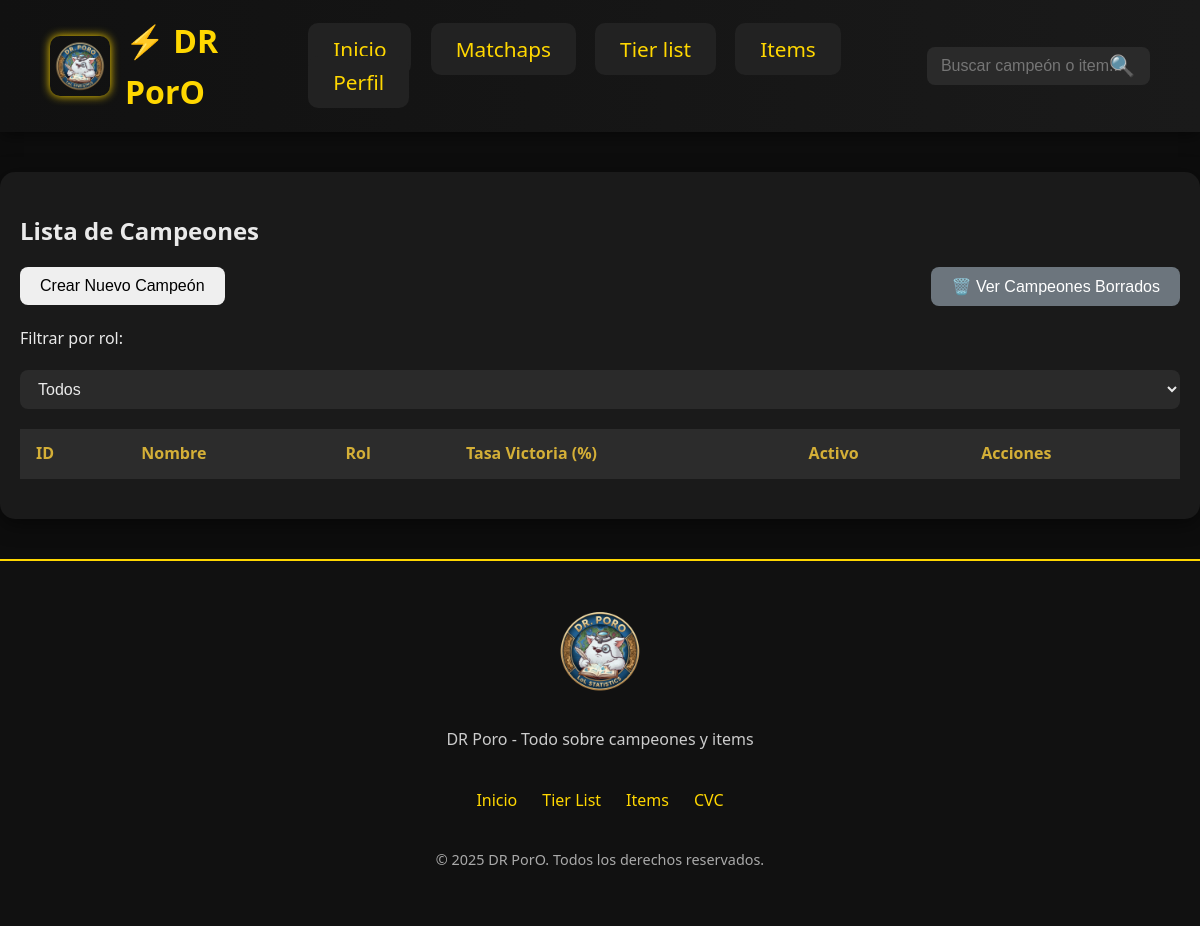
Page /champions/list on the earlier database version.
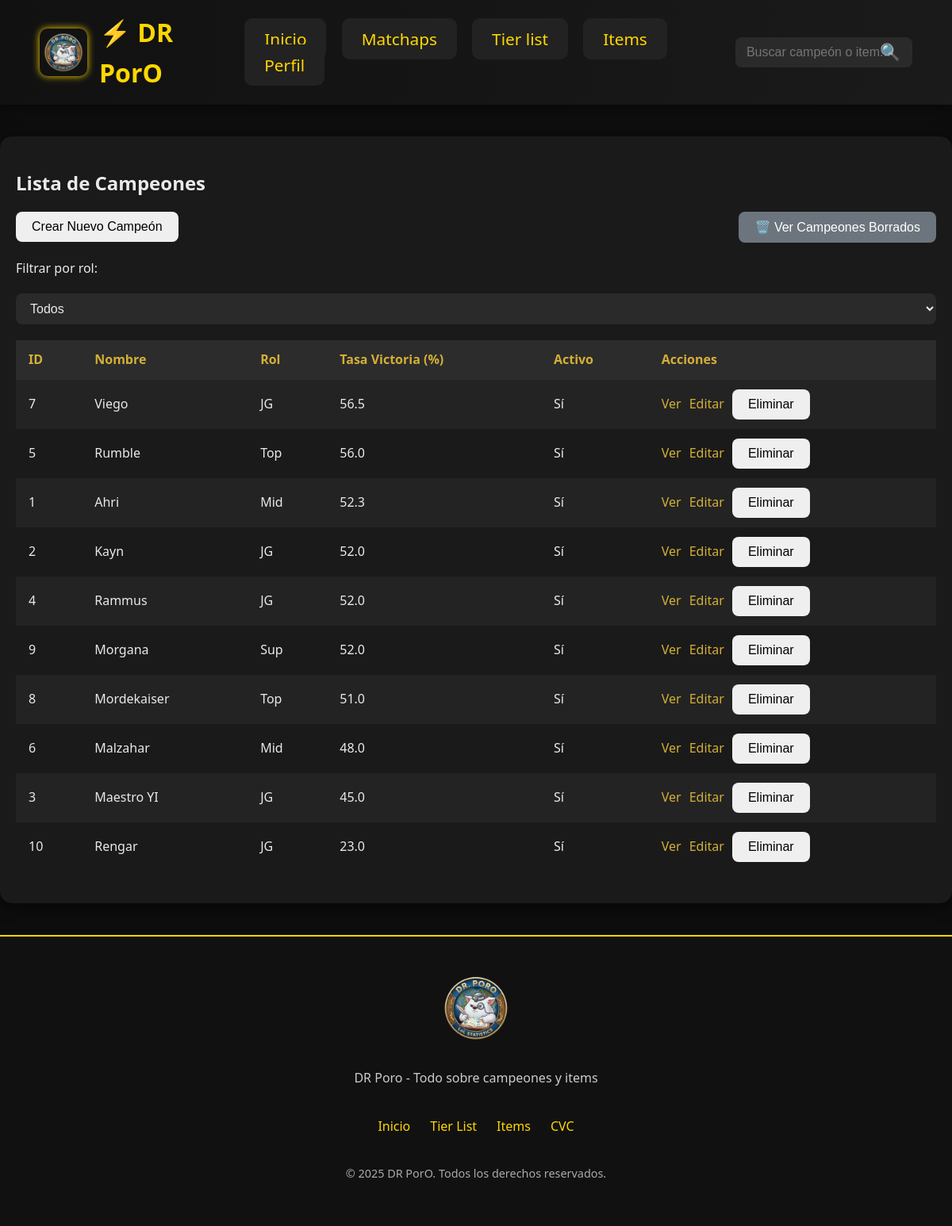
Same page on the later database version.
### models.py (models this page shows)
class Champion(Base):
    __tablename__ = "champions"
    id = Column(Integer, primary_key=True, index=True)
    nombre = Column(String, unique=True, index=True, nullable=False)
    rol = Column(String, nullable=False)
    tasa_victoria = Column(Float, default=50.0)
    tasa_seleccion = Column(Float, default=0.0)
    tasa_baneo = Column(Float, default=0.0)
    activo = Column(Boolean, default=True)
    usuarios_favoritos = relationship(
        "UserProfile",
        secondary=userprofile_favorite_champions,
        back_populates="campeones_favoritos"
    )
    profile = relationship(
        "Profile",
        back_populates="champion",
        uselist=False,
        cascade="all, delete-orphan"
    )
    enfrentamientos = relationship(
        "ChampionVsChampion",
        back_populates="champion",
        cascade="all, delete-orphan",
        foreign_keys="ChampionVsChampion.champion_id"
    )
    items = relationship(
        "Item",
        secondary="champion_items",
        back_populates="champions"
    )
    champion_items = relationship(
        "ChampionItem",
        backref="champion",
        cascade="all, delete-orphan"
    )

### routers/champions.py (the view)
@router.get("/list", response_class=HTMLResponse)
def list_champions_page(request: Request, rol: Optional[str] = None, db: Session = Depends(get_db)):
    champions = [c for c in crud.list_champions_by_winrate(db, rol) if c.activo]
    return templates.TemplateResponse("champion/champions_list.html", {
        "request": request,
        "champions": champions,
        "selected_rol": rol,
        "roles": ["Top", "JG", "Mid", "Adc", "Sup"]
    })

### templates/champion/champions_list.html (shortened to what this page needs)
{% extends "base.html" %}
{% block content %}
<h2>Lista de Campeones</h2>
<div style="margin-bottom: 20px; display: flex; gap: 10px;">
    <a href="/champions/new">
        <button>Crear Nuevo Campeón</button>
    </a>
    <a href="/champions/deleted" style="margin-left: auto;">
        <button style="background-color: #6c757d; color: white;">
            🗑️ Ver Campeones Borrados
        </button>
    </a>
</div>
<form method="get" style="margin-bottom: 20px; margin-top: 20px;">
    <label for="rol">Filtrar por rol:</label>
    <select name="rol" id="rol" onchange="this.form.submit()">
        <option value="">Todos</option>
    </select>
</form>
<table>
    <tr>
        <th>ID</th>
        <th>Nombre</th>
        <th>Rol</th>
        <th>Tasa Victoria (%)</th>
        <th>Activo</th>
        <th>Acciones</th>
    </tr>
    {% for champ in champions %}
    <tr>
        <td>{{ champ.id }}</td>
        <td>{{ champ.nombre }}</td>
        <td>{{ champ.rol }}</td>
        <td>{{ champ.tasa_victoria }}</td>
        <td>{{ "Sí" if champ.activo else "No" }}</td>
        <td style="display:flex; gap:10px; align-items:center;">
            <a href="/champions/{{ champ.id }}/view" class="action-link">Ver</a>
            <a href="/champions/{{ champ.id }}/edit" class="action-link">Editar</a>
            {% if champ.activo %}
            <form action="/champions/{{ champ.id }}/delete" method="post" style="display:inline;">
                <button class="delete-text-btn">Eliminar</button>
            </form>
            {% else %}
            <span style="color: var(--text-muted);">Eliminado</span>
            {% endif %}
        </td>
    </tr>
    {% endfor %}
</table>
{% endblock %}

### templates/base.html (shortened to what this page needs)
<!DOCTYPE html>
<html lang="es">
<head>
    <link rel="stylesheet" href="{{ url_for('static', path='style.css') }}">
</head>
<body>
    <nav class="navbar">
        <div class="navbar-logo">
            <img src="{{ url_for('static', path='images/logo dr.png') }}" alt="Logo">
            ⚡ DR PorO
        </div>
        <div class="navbar-links">
            <a href="/">Inicio</a>
            <a href="/cvc">Matchaps</a>
            <a href="/champions/list">Tier list</a>
            <a href="/items">Items</a>
            <a href="/userprofiles/view/1">Perfil</a>
        </div>
        <form action="/search" method="get" class="search-form">
            <input type="text" name="q" placeholder="Buscar campeón o item..." class="search-input" required>
            <span class="search-icon">&#128269;</span>
        </form>
    </nav>
    <div class="container">
        {% block content %}
        {% endblock %}
    </div>
    {% include 'footer.html' %}
</body>
</html>

### templates/footer.html
<footer class="footer">
    <div class="footer-container">
        <div class="footer-logo">
            <img src="{{ url_for('static', path='images/logo dr.png') }}" alt="Logo DR PorO" class="footer-logo-img">
            <p>DR Poro - Todo sobre campeones y items</p>
        </div>
        <div class="footer-links">
            <a href="/">Inicio</a>
            <a href="/champions/list">Tier List</a>
            <a href="/items">Items</a>
            <a href="/cvc">CVC</a>
        </div>
        <p class="footer-text">© 2025 DR PorO. Todos los derechos reservados.</p>
    </div>
</footer>
<link rel="stylesheet" href="{{ url_for('static', path='foot.css') }}">

### static/style.css (style rules this page uses)
:root { --gold: #D4AF37; --bg-dark: #0c0c0c; --bg-card: #1a1a1a; --text-light: #eaeaea; --text-muted: #999999; --border-radius: 8px; --shadow: rgba(0, 0, 0, 0.6); }
* { box-sizing: border-box; }
body { margin: 0; font-family: 'Segoe UI', Tahoma, Geneva, Verdana, sans-serif; background-color: var(--bg-dark); color: var(--text-light); line-height: 1.6; }
.navbar { display: flex; justify-content: space-between; align-items: center; padding: 12px 24px; background-color: var(--bg-card); box-shadow: 0 4px 12px var(--shadow); position: sticky; top: 0; z-index: 1000; }
.container { max-width: 1200px; margin: 40px auto; padding: 20px; background-color: var(--bg-card); border-radius: var(--border-radius); box-shadow: 0 4px 16px var(--shadow); }
h1, h2, h3 { color: var(--text-light); margin-bottom: 16px; }
table { width: 100%; border-collapse: collapse; background-color: var(--bg-card); color: var(--text-light); margin-bottom: 20px; }
table th, table td { padding: 12px 16px; text-align: left; }
table th { background-color: #2c2c2c; color: var(--gold); }
table tr:nth-child(even) { background-color: #232323; }
button { padding: 10px 20px; border-radius: var(--border-radius); border: none; cursor: pointer; transition: background-color 0.3s, transform 0.2s; font-size: 1rem; }
a { color: var(--gold); text-decoration: none; }
form { display: flex; flex-direction: column; gap: 15px; }
form input[type="text"], form input[type="email"], form input[type="password"], form input[type="number"], form textarea, form select { width: 100%; padding: 10px 14px; border: none; border-radius: var(--border-radius); background-color: #2a2a2a; color: var(--text-light); font-size: 1rem; outline: none; transition: box-shadow 0.3s, border 0.3s; }
form label { font-weight: 500; margin-bottom: 4px; color: var(--text-light); }

### static/foot.css (style rules this page uses)
.footer { background-color: #111; color: #ccc; padding: 40px 20px; text-align: center; border-top: 2px solid gold; }
.footer-container { max-width: 1200px; margin: 0 auto; display: flex; flex-direction: column; align-items: center; gap: 20px; }
.footer-logo { display: flex; flex-direction: column; align-items: center; gap: 10px; }
.footer-logo-img { max-width: 100px; border-radius: 12px; }
.footer-links { display: flex; justify-content: center; gap: 25px; flex-wrap: wrap; }
.footer-links a { color: gold; text-decoration: none; font-weight: 500; font-size: 1rem; transition: color 0.3s, transform 0.3s; }
.footer-text { font-size: 0.9rem; color: #aaa; }

### templates/base.html (style rules this page uses)
body { margin: 0; font-family: 'Segoe UI', Tahoma, Geneva, Verdana, sans-serif; background: #0d0d0d; color: #eee; }
.navbar { display: flex; justify-content: space-between; align-items: center; padding: 15px 50px; background: linear-gradient(90deg, #111, #1a1a1a); box-shadow: 0 3px 15px rgba(0,0,0,0.5); position: relative; }
.navbar-logo { display: flex; align-items: center; gap: 15px; font-size: 2rem; font-weight: bold; color: gold; }
.navbar-logo img { width: 60px; height: 60px; border-radius: 10px; box-shadow: 0 0 10px gold; }
.navbar-links a { text-decoration: none; color: gold; font-size: 1.3rem; padding: 12px 25px; border-radius: 10px; background: #222; margin-left: 15px; transition: all 0.3s ease; }
.search-form { position: relative; display: flex; align-items: center; }
.search-input { padding: 12px 45px 12px 20px; border-radius: 25px; border: 1px solid #444; font-size: 1.1rem; outline: none; width: 450px; background: #111; color: #eee; transition: all 0.3s ease; }
.search-icon { position: absolute; right: 15px; top: 50%; transform: translateY(-50%); font-size: 1.3rem; color: gold; pointer-events: none; }
.container { max-width: 1200px; margin: 40px auto; padding: 20px; background: #1a1a1a; border-radius: 15px; box-shadow: 0 5px 20px rgba(0,0,0,0.5); }

Differences in the rows shown:
added Champion: id "7", nombre "Viego", rol "JG", tasa_victoria "56.5", activo "Sí"
added Champion: id "5", nombre "Rumble", rol "Top", tasa_victoria "56.0", activo "Sí"
added Champion: id "1", nombre "Ahri", rol "Mid", tasa_victoria "52.3", activo "Sí"
added Champion: id "2", nombre "Kayn", rol "JG", tasa_victoria "52.0", activo "Sí"
added Champion: id "4", nombre "Rammus", rol "JG", tasa_victoria "52.0", activo "Sí"
added Champion: id "9", nombre "Morgana", rol "Sup", tasa_victoria "52.0", activo "Sí"
added Champion: id "8", nombre "Mordekaiser", rol "Top", tasa_victoria "51.0", activo "Sí"
added Champion: id "6", nombre "Malzahar", rol "Mid", tasa_victoria "48.0", activo "Sí"
added Champion: id "3", nombre "Maestro YI", rol "JG", tasa_victoria "45.0", activo "Sí"
added Champion: id "10", nombre "Rengar", rol "JG", tasa_victoria "23.0", activo "Sí"
